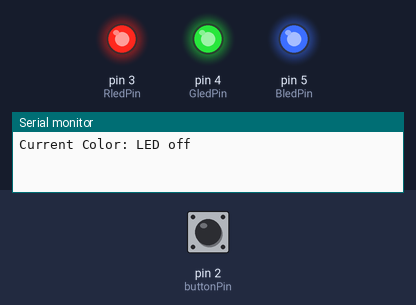
The sketch below on a simulated Arduino Uno, built with avr-gcc and run on an emulated ATmega328P. Shown: output pins drawn as LEDs (lit = HIGH), the last lines printed to the serial monitor. Inputs (shaded band) come from the test bench; at power-on: pin 2 (buttonPin) HIGH.

Above: at 1.2 s.
1.3 s: pin 2 (buttonPin) pulled LOW for 0.15 s
At 2.5 s:
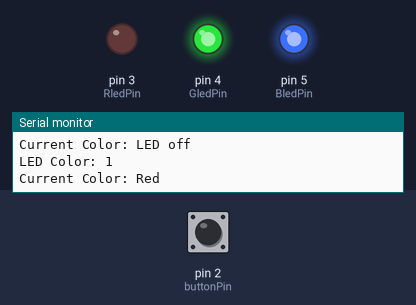
2.9 s: pin 2 (buttonPin) pulled LOW for 1 s
At 3.9 s:
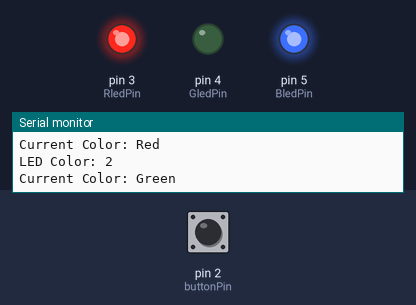
5.4 s: pin 2 (buttonPin) pulled LOW for 0.15 s
At 5.8 s:
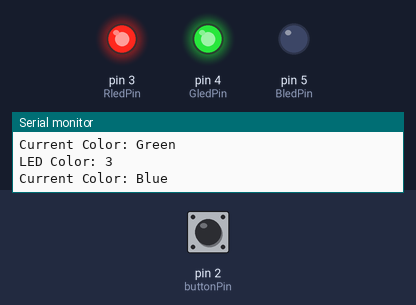
7.0 s: pin 2 (buttonPin) pulled LOW for 3.2 s
At 8.2 s:
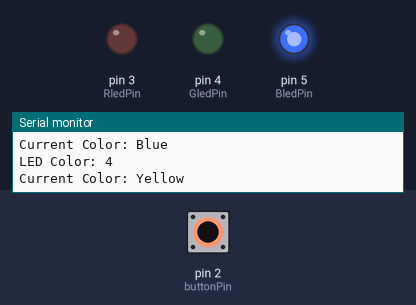
11.7 s: pin 2 (buttonPin) pulled LOW for 0.15 s
At 12.9 s:
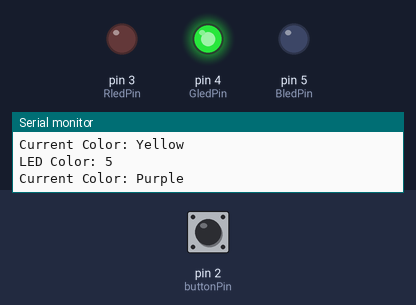
13.3 s: pin 2 (buttonPin) pulled LOW for 1 s
At 14.2 s:
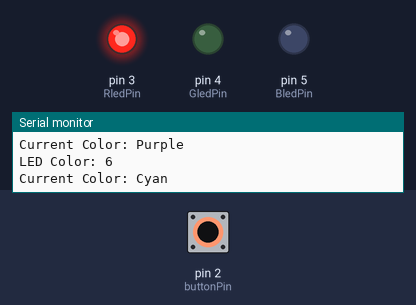
Timing chart, 0 to 16.3 s (numbered marks = the images above; inputs shaded):
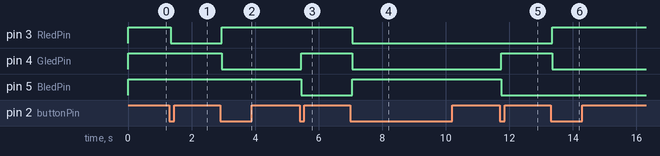

Measured:
- after the input at 1.3 s, pin 3 (RledPin): HIGH → LOW after 0.05 s
- after the input at 2.9 s, pin 3 (RledPin): LOW → HIGH after 0.05 s; pin 4 (GledPin): HIGH → LOW after 0.05 s
- after the input at 5.4 s, pin 4 (GledPin): LOW → HIGH after 0.05 s; pin 5 (BledPin): HIGH → LOW after 0.05 s
- after the input at 7.0 s, pin 3 (RledPin), pin 4 (GledPin): HIGH → LOW after 0.05 s; pin 5 (BledPin): LOW → HIGH after 0.05 s
- after the input at 11.7 s, pin 4 (GledPin): LOW → HIGH after 0.05 s; pin 5 (BledPin): HIGH → LOW after 0.05 s
- after the input at 13.3 s, pin 3 (RledPin): LOW → HIGH after 0.05 s; pin 4 (GledPin): HIGH → LOW after 0.05 s

The sketch:

sketch_oct14b.ino
```cpp
const int buttonPin = 2;
const int RledPin = 3;
const int GledPin = 4;
const int BledPin = 5;

int buttonState = HIGH;
int ledState = LOW;
int ledcolor = 0;

bool ButtonPressed = false;

String currentcolor = "LED off";

unsigned long previousMillis = 0;
const long interval = 1000;

unsigned long debounceMillis = 0;
const long debounceDelay = 50;

int lastButtonState = HIGH;
int stableButtonState = HIGH;

void setup() {
  pinMode(RledPin, OUTPUT);
  pinMode(GledPin, OUTPUT);
  pinMode(BledPin, OUTPUT);
  pinMode(buttonPin, INPUT_PULLUP);

  Serial.begin(9600);

  digitalWrite(RledPin, HIGH);
  digitalWrite(GledPin, HIGH);
  digitalWrite(BledPin, HIGH);
}

void loop() {

  unsigned long currentMillis = millis();
  buttonState = digitalRead(buttonPin);

  if (buttonState != lastButtonState) {
    debounceMillis = currentMillis;
    lastButtonState = buttonState;
  }

  if (currentMillis - debounceMillis >= debounceDelay) {

    if (buttonState != stableButtonState) {

      stableButtonState = buttonState;

      if (stableButtonState == LOW) {

        ledcolor++;

        if (ledcolor > 7) {
          ledcolor = 0;
        }

        Serial.print("LED Color: ");
        Serial.println(ledcolor);
      }
    }
  }
  if (currentMillis - previousMillis >= interval) {

    previousMillis = currentMillis;

    if (ledState == LOW) {
      ledState = HIGH;
    }
    else {
      ledState = LOW;
    }
  }
  if (ledcolor == 0) {

    currentcolor = "LED off";

  }
  else if (ledcolor == 1) {

    currentcolor = "Red";

  }
  else if (ledcolor == 2) {

    currentcolor = "Green";

  }
  else if (ledcolor == 3) {

    currentcolor = "Blue";

  }
  else if (ledcolor == 4) {

    currentcolor = "Yellow";

  }
  else if (ledcolor == 5) {

    currentcolor = "Purple";

  }
  else if (ledcolor == 6) {

    currentcolor = "Cyan";

  }
  else if (ledcolor == 7) {

    currentcolor = "White";

  }
if (ledcolor == 0) {

    digitalWrite(RledPin, HIGH);
    digitalWrite(GledPin, HIGH);
    digitalWrite(BledPin, HIGH);

}
else {

    digitalWrite(RledPin, ledcolor == 1 || ledcolor == 4 ||
                           ledcolor == 5 || ledcolor == 7 ? LOW : HIGH);

    digitalWrite(GledPin, ledcolor == 2 || ledcolor == 4 ||
                           ledcolor == 6 || ledcolor == 7 ? LOW : HIGH);

    digitalWrite(BledPin, ledcolor == 3 || ledcolor == 5 ||
                           ledcolor == 6 || ledcolor == 7 ? LOW : HIGH);
}
  static String lastColor = "";

  if (currentcolor != lastColor) {
    Serial.print("Current Color: ");
    Serial.println(currentcolor);

    lastColor = currentcolor;
  }
}
```
